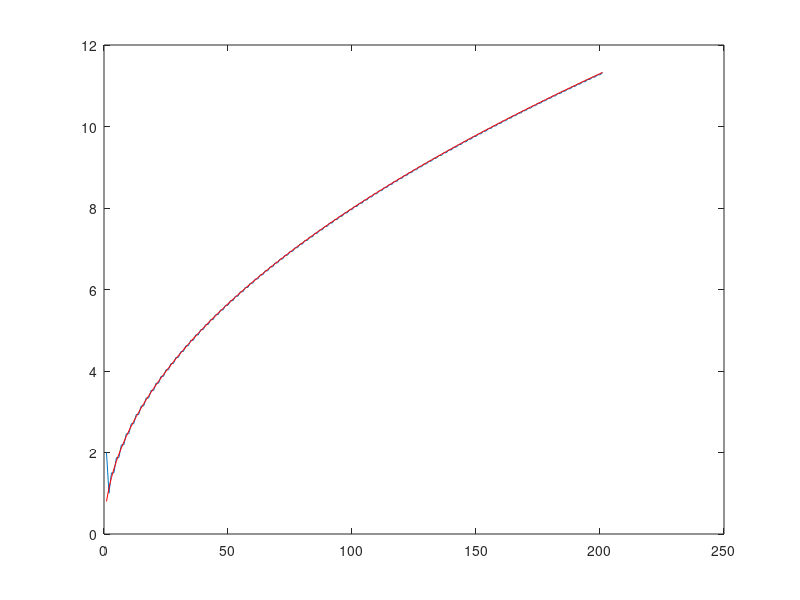

MATLAB code for this plot: (Note: this script raises an error after producing the figure.)

re=zeros(1,201);
re(1)=1;
for k=1:100

for i=0:k
re(2*k)=re(2*k)+nchoosek(2*k,i)*2*(k-i);
end
re(2*k)=re(2*k)/2^(2*k);

for i=0:k
re(2*k+1)=re(2*k+1)+nchoosek(2*k+1,i)*(2*(k-i)+1);
end
re(2*k+1)=re(2*k+1)/2^(2*k+1);
end
re=re'*2
%%
x=1:201;
plot(x,re)
hold on 
plot(x,0.798877567852533*sqrt(x),'r');
hold off
%%

H=randmy(1,100000,2);

 [f,xi]=hist(H,0:0.1:2*pi);
plot(xi,f/100000/(xi(2)-xi(1)),'b'); 

hold on
y=1/2/pi+cos(2*xi)/3/pi;
plot(xi,y)
hold off

% polar(xi,f)

%%
N=4000;
square=zeros(N,50);
squarex=square;
squarey=square;
for j=1:N
%  theta=randmy(1,50,4);
theta=rand(1,50)*2*pi;
a1=[cos(theta);sin(theta)];
dis=zeros(2,50);
dis(:,1)=a1(:,1);
for i=2:50
    dis(:,i)=dis(:,i-1)+a1(:,i);    
    
end

squarex(j,:)=abs(dis(1,:)).^2;
squarey(j,:)=abs(dis(2,:)).^2;
end
square=squarex+squarey;
ms=mean(square,1)';
plot(ms)
a=polyfit(1:length(ms),ms',1);
xi=0:0.1:50;
yi=polyval(a,xi);
hold on
plot(xi,yi,'r')
hold off




